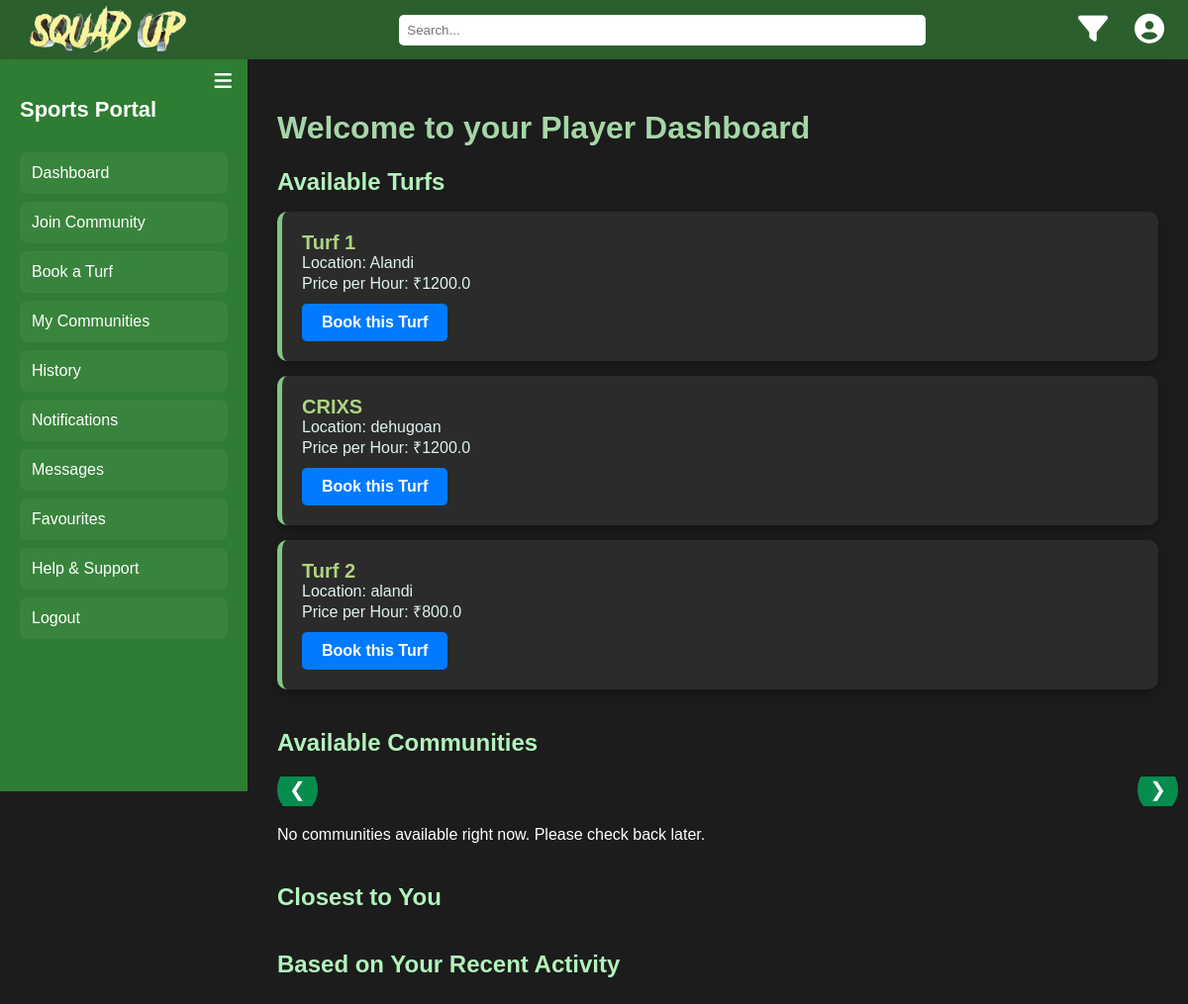
The app's page /player-dashboard (signed in) with its own data.
### models.py (models this page shows)
class Turf(db.Model):
    id = db.Column(db.Integer, primary_key=True)
    name = db.Column(db.String(100), nullable=False)
    location = db.Column(db.String(100), nullable=False)
    price_per_hour = db.Column(db.Float, nullable=False)
    description = db.Column(db.Text, nullable=True)
    owner_id = db.Column(db.Integer, db.ForeignKey('user.id'), nullable=False)
    slots = db.relationship('Slot', back_populates='turf', lazy=True, cascade="all, delete-orphan")

### app.py (the view)
@app.route('/player-dashboard')
def player_dashboard():
    user_id = session.get('user_id')
    if not user_id:
        return redirect(url_for('login'))
    turfs = Turf.query.all()
    my_communities = Community.query.all()
    my_community_ids = [c.id for c in my_communities]
    join_requests = JoinRequest.query.filter(JoinRequest.community_id.in_(my_community_ids)).all()
    return render_template('player_dashboard.html', join_requests=join_requests, turfs=turfs)

### app.py (called while the page is built)
@app.before_request
def page_last_visited():
    excluded_routes = ['login', 'logout', 'static', 'register']
    if request.endpoint not in excluded_routes and request.method == 'GET':
        session['page_last_visited_url'] = request.path

### templates/player_dashboard.html (shortened to what this page needs)
<!DOCTYPE html>
<html lang="en">
<head>
    <link href="https://cdnjs.cloudflare.com/ajax/libs/font-awesome/6.4.0/css/all.min.css" rel="stylesheet">
</head>
<body>
    <div class="header">
        <a href="{{ url_for('player_dashboard') }}"><img src="/static/squadUp-logo.png" alt="Squad Up Logo"></a>
        <div class="search-container">
            <input type="text" placeholder="Search...">
        </div>
        <div class="icons">
            <button class="icon-button" title="Filters"><i class="fas fa-filter"></i></button>
            <button class="icon-button" title="Profile"><i class="fas fa-user-circle"></i></button>
        </div>
    </div>
    <div class="sidebar" id="sidebar">
        <button class="toggle-button" onclick="toggleSidebar()"><i class="fas fa-bars"></i></button>
        <h2>Sports Portal</h2>
        <a href="{{ url_for('player_dashboard') }}">Dashboard</a>
        <a href="{{ url_for('join_community') }}">Join Community</a>
        <a href="{{ url_for('select_turf_to_book') }}">Book a Turf</a>
        <a href="{{ url_for('my_communities') }}">My Communities</a>
        <a href="#">History</a>
        <a href="{{ url_for('notifications') }}">Notifications</a>
        <a href="#">Messages</a>
        <a href="#">Favourites</a>
        <a href="{{ url_for('help_and_support') }}">Help & Support</a>
        <a href="{{ url_for('logout') }}">Logout</a>
    </div>
    <div class="main" id="main">
        <div class="content">
            <h1>Welcome to your Player Dashboard</h1>
            <div class="section">
                <h2>Available Turfs</h2>
                <ul>
                    {% for turf in turfs %}
                    <li>
                        <strong>{{ turf.name }}</strong><br>
                        Location: {{ turf.location }}<br>
                        Price per Hour: ₹{{ turf.price_per_hour }}<br>
                        <a href="{{ url_for('book_turf', turf_id=turf.id) }}" class="btn">Book this Turf</a>
                    </li>
                    {% endfor %}
                </ul>
            </div>
            <div class="section">
                <h2>Available Communities</h2>
                <div class="carousel-container">
                    <div class="carousel" id="community-carousel">
                    </div>
                    <button class="carousel-control prev" onclick="scrollCarousel(-1)">&#10094;</button>
                    <button class="carousel-control next" onclick="scrollCarousel(1)">&#10095;</button>
                </div>
                {% if communities|length == 0 %}
                <p>No communities available right now. Please check back later.</p>
                {% endif %}
            </div>
            <div class="section">
                <h2>Closest to You</h2>
            </div>
            <div class="section">
                <h2>Based on Your Recent Activity</h2>
            </div>
        </div>
    </div>
</body>
</html>

### templates/player_dashboard.html (style rules this page uses)
body { font-family: 'Arial', sans-serif; background-color: #1c1c1c; color: #ffffff; margin: 0; padding: 0; }
.header { background-color: rgba(56, 142, 60, 0.598); color: white; padding: 10px 30px; display: flex; align-items: center; justify-content: space-between; position: fixed; top: 0; left: 0; width: 96vw; z-index: 1000; height: 40px; backdrop-filter: blur(8px); }
.header img { width: 70%; }
.header .search-container { flex: 1; display: flex; justify-content: center; margin-left: -20%; }
.header input[type="text"] { padding: 8px; width: 40%; border-radius: 5px; border: none; }
.header .icons { display: flex; align-items: center; justify-content: left; gap: 15px; margin-left: -20%; }
.icon-button { background-color: transparent; border: none; color: white; cursor: pointer; font-size: 30px; }
.sidebar { width: 250px; background-color: #2e7d32; color: white; height: calc(100vh - 60px); padding: 20px; box-sizing: border-box; position: fixed; top: 60px; left: 0; transition: width 0.3s ease; overflow-x: hidden; }
.sidebar h2 { color: #fff; font-size: 22px; margin-bottom: 30px; transition: opacity 0.3s ease; }
.sidebar a { display: block; color: white; text-decoration: none; padding: 12px; font-size: 16px; border-radius: 8px; margin-bottom: 8px; background-color: rgba(255, 255, 255, 0.05); transition: background-color 0.3s ease, transform 0.2s ease; }
.toggle-button { position: absolute; top: 10px; right: 10px; background-color: transparent; border: none; color: white; font-size: 20px; cursor: pointer; }
.main { margin-left: 250px; padding-top: 60px; transition: margin-left 0.3s ease; }
.content { padding: 30px; }
h1 { color: #a5d6a7; }
.section { margin-bottom: 40px; }
.section h2 { color: #b2f2bb; margin-bottom: 15px; }
ul { list-style-type: none; padding: 0; }
li { background-color: #2b2b2b; border-radius: 10px; box-shadow: 0 4px 10px rgba(0, 0, 0, 0.3); margin-bottom: 15px; padding: 20px; color: #e0f2f1; border-left: 5px solid #81c784; }
strong { font-size: 20px; color: #aed581; }
a.btn { display: inline-block; padding: 10px 20px; background-color: #007BFF; color: white; text-decoration: none; border-radius: 5px; font-size: 16px; }
.carousel-container { position: relative; width: 100%; overflow: hidden; margin: 20px 0; padding: 10px; }
.carousel { display: flex; gap: 20px; overflow-x: auto; scroll-behavior: smooth; padding-bottom: 10px; }
.btn { display: inline-block; margin-top: 10px; padding: 8px 12px; background-color: #00a859; color: #fff; border: none; border-radius: 8px; text-decoration: none; font-weight: bold; cursor: pointer; transition: background 0.3s ease; }
.carousel-control { position: absolute; top: 45%; transform: translateY(-50%); background-color: rgba(0, 168, 89, 0.8); color: #fff; border: none; padding: 12px; border-radius: 50%; cursor: pointer; z-index: 2; font-size: 20px; }
.carousel-control.prev { left: 0; }
.carousel-control.next { right: 0; }

### records on screen
Turf: name "Turf 1", location "Alandi", price_per_hour "1200.0"
Turf: name "CRIXS", location "dehugoan", price_per_hour "1200.0"
Turf: name "Turf 2", location "alandi", price_per_hour "800.0"
